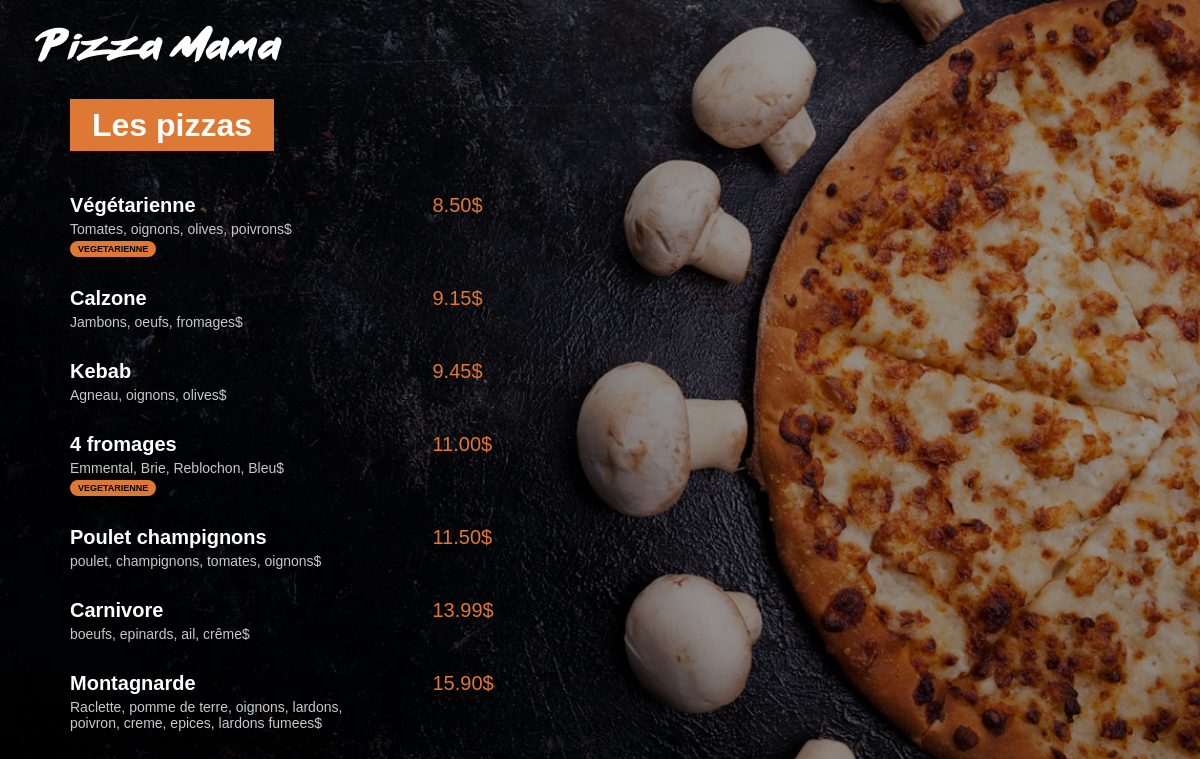
Screenshot of /menu-pizza/ with the database file from the repository.
### menu/models.py (models this page shows, shortened)
class Pizza(models.Model):
    nom = models.CharField(max_length=200)
    ingredients = models.CharField(max_length=400)
    prix = models.FloatField(default=0)
    vegetarienne = models.BooleanField(default=False)

### menu/views.py (the view)
# urls.py: path('', views.index, name="index"),
def index(request):
    pizzas = Pizza.objects.all().order_by('prix')
    return render(request, 'menu/index.html', { 'pizzas': pizzas })

### menu/templates/menu/index.html (shortened to what this page needs)
{% load static %}
<html lang="fr">
<head>
    <link rel="stylesheet" href="{% static 'menu/style.css' %}">
</head>
<body>
    <a href="{% url 'main:index' %}">
        <img id="small_logo" src="{% static 'menu/images/small_logo.png'%}">
    </a>
    <div class="menu_title">
        <h1>Les pizzas</h1>
    </div>
    <div class="menu_liste">
        <ul>
            {% for pizza in pizzas %}
                <div class="menu_list_item">
                    <span class="menu_list_title">{{ pizza.nom }}</span>
                    <span class="menu_list_prix">{{ pizza.prix | floatformat:2 }}$</span>
                    <span class="menu_list_ingredients">{{ pizza.ingredients }}$</span>
                    {% if pizza.vegetarienne %}
                        <span class="menu_list_badge">VEGETARIENNE</span>
                    {% endif %}
                </div>
            {% endfor %}
        </ul>
    </div>
</body>
</html>

### menu/static/menu/style.css (style rules this page uses)
body { background: linear-gradient(0deg, rgba(0, 0, 0, 0.4), rgba(0, 0, 0, 0.4)), url("images/menu_background.jpg") no-repeat center center fixed; -webkit-background-size: cover; -moz-background-size: cover; -o-background-size: cover; background-size: cover; color:white; margin: 0px; font-family: arial; }
#small_logo { margin-top: 25px; margin-left: 35px; }
h1 { background-color: #DD7835; display: inline; margin-left: 70px; padding: 8px 22px; }
.menu_title { margin-top: 45px; margin-bottom: 50px; }
.menu_liste { margin-left: 30px; }
.menu_list_item { margin: 30px 0px; }
.menu_list_title { font-weight: bold; font-size: 20px; display: inline-block; width: 350px; }
.menu_list_prix { font-size: 20px; color: #DD7835; display: inline-block; width: 70px; margin-left: 8px; }
.menu_list_ingredients { font-size: 14px; color: #C8C8C8; margin-top: 4px; display: block; width: 320px; }
.menu_list_badge { background-color: #DD7835; color: black; font-size: 9px; padding: 3px 8px; margin-top: 4px; display: inline-block; border-radius: 8px; font-weight: bold; }

### rows the page displays
Pizza: nom "Végétarienne", prix "8.50", ingredients "Tomates, oignons, olives, poivrons", vegetarienne "VEGETARIENNE"
Pizza: nom "Calzone", prix "9.15", ingredients "Jambons, oeufs, fromages"
Pizza: nom "Kebab", prix "9.45", ingredients "Agneau, oignons, olives"
Pizza: nom "4 fromages", prix "11.00", ingredients "Emmental, Brie, Reblochon, Bleu", vegetarienne "VEGETARIENNE"
Pizza: nom "Poulet champignons", prix "11.50", ingredients "poulet, champignons, tomates, oignons"
Pizza: nom "Carnivore", prix "13.99", ingredients "boeufs, epinards, ail, crême"
Pizza: nom "Montagnarde", prix "15.90", ingredients "Raclette, pomme de terre, oignons, lardons, poivron, creme, epices, lardons fumees"
